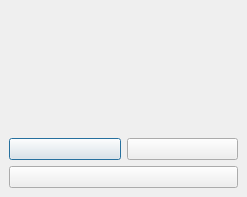
<ui version="4.0" >
 <author></author>
 <comment></comment>
 <exportmacro></exportmacro>
 <class>Prototyper</class>
 <widget class="QDialog" name="Prototyper" >
  <property name="geometry" >
   <rect>
    <x>0</x>
    <y>0</y>
    <width>247</width>
    <height>197</height>
   </rect>
  </property>
  <property name="windowTitle" >
   <string>Prototyper</string>
  </property>
  <property name="windowIcon" >
   <iconset resource="../images.qrc" >:/icons/images/NetworkEditor-icon.png</iconset>
  </property>
  <layout class="QVBoxLayout" >
   <property name="margin" >
    <number>9</number>
   </property>
   <property name="spacing" >
    <number>6</number>
   </property>
   <item>
    <layout class="QHBoxLayout" >
     <property name="margin" >
      <number>0</number>
     </property>
     <property name="spacing" >
      <number>6</number>
     </property>
     <item>
      <widget class="QLabel" name="playStatus" >
       <property name="text" >
        <string/>
       </property>
       <property name="pixmap" >
        <pixmap resource="../images.qrc" >:/icons/images/clamlogo.png</pixmap>
       </property>
       <property name="alignment" >
        <set>Qt::AlignCenter</set>
       </property>
      </widget>
     </item>
     <item>
      <widget class="QLabel" name="label" >
       <property name="text" >
        <string/>
       </property>
       <property name="pixmap" >
        <pixmap resource="../images.qrc" >:/icons/images/NetworkEditor-icon.png</pixmap>
       </property>
      </widget>
     </item>
    </layout>
   </item>
   <item>
    <layout class="QHBoxLayout" >
     <property name="margin" >
      <number>0</number>
     </property>
     <property name="spacing" >
      <number>6</number>
     </property>
     <item>
      <widget class="QPushButton" name="PlayButton" >
       <property name="sizePolicy" >
        <sizepolicy>
         <hsizetype>7</hsizetype>
         <vsizetype>0</vsizetype>
         <horstretch>0</horstretch>
         <verstretch>0</verstretch>
        </sizepolicy>
       </property>
       <property name="toolTip" >
        <string>Play</string>
       </property>
       <property name="icon" >
        <iconset resource="../images.qrc" >:/icons/images/player_play.png</iconset>
       </property>
      </widget>
     </item>
     <item>
      <widget class="QPushButton" name="StopButton" >
       <property name="sizePolicy" >
        <sizepolicy>
         <hsizetype>7</hsizetype>
         <vsizetype>0</vsizetype>
         <horstretch>0</horstretch>
         <verstretch>0</verstretch>
        </sizepolicy>
       </property>
       <property name="toolTip" >
        <string>Stop</string>
       </property>
       <property name="icon" >
        <iconset resource="../images.qrc" >:/icons/images/player_stop.png</iconset>
       </property>
      </widget>
     </item>
    </layout>
   </item>
   <item>
    <widget class="QPushButton" name="CloseButton" >
     <property name="sizePolicy" >
      <sizepolicy>
       <hsizetype>7</hsizetype>
       <vsizetype>0</vsizetype>
       <horstretch>0</horstretch>
       <verstretch>0</verstretch>
      </sizepolicy>
     </property>
     <property name="toolTip" >
      <string>Exit</string>
     </property>
     <property name="icon" >
      <iconset resource="../images.qrc" >:/icons/images/exit.png</iconset>
     </property>
    </widget>
   </item>
  </layout>
 </widget>
 <layoutdefault spacing="6" margin="11" />
 <pixmapfunction></pixmapfunction>
 <tabstops>
  <tabstop>PlayButton</tabstop>
  <tabstop>StopButton</tabstop>
  <tabstop>CloseButton</tabstop>
 </tabstops>
 <resources>
  <include location="src/images.qrc" />
  <include location="../images.qrc" />
 </resources>
 <connections>
  <connection>
   <sender>CloseButton</sender>
   <signal>clicked()</signal>
   <receiver>Prototyper</receiver>
   <slot>close()</slot>
   <hints>
    <hint type="sourcelabel" >
     <x>231</x>
     <y>138</y>
    </hint>
    <hint type="destinationlabel" >
     <x>240</x>
     <y>147</y>
    </hint>
   </hints>
  </connection>
 </connections>
</ui>
